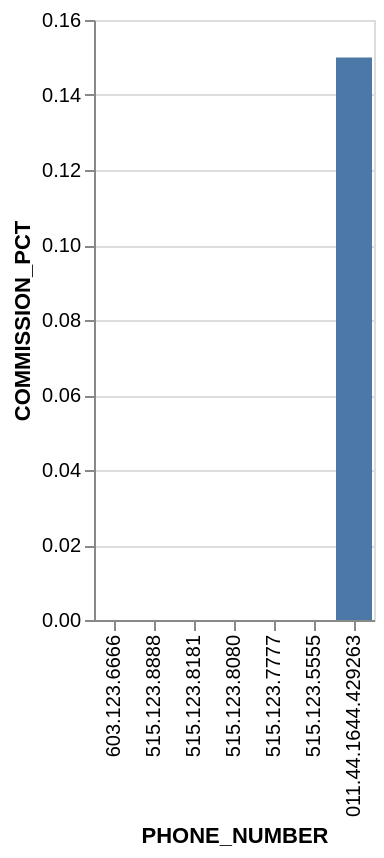

This figure's Vega-Lite source:
### Vega-Lite specification from a JSON file in a GitHub repository (floating-point values rounded to 4 significant figures)
{"data": {"values": [{"x_data": "603.123.6666", "y_data": 0}, {"x_data": "515.123.8888", "y_data": 0}, {"x_data": "515.123.8181", "y_data": 0}, {"x_data": "515.123.8080", "y_data": 0}, {"x_data": "515.123.7777", "y_data": 0}, {"x_data": "515.123.5555", "y_data": 0}, {"x_data": "011.44.1644.429263", "y_data": 0.15}]}, "mark": "bar", "encoding": {"x": {"field": "x_data", "type": "nominal", "title": "PHONE_NUMBER", "sort": "descending"}, "y": {"field": "y_data", "type": "quantitative", "title": "COMMISSION_PCT"}}}
